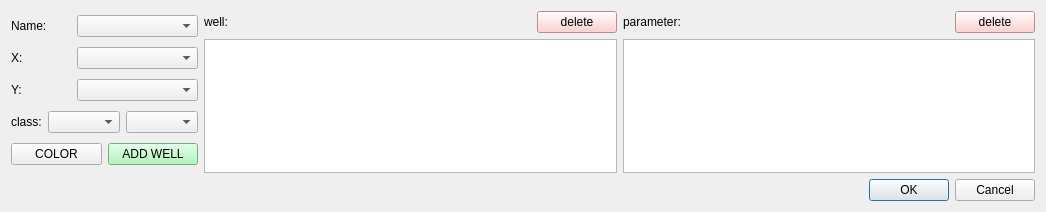
<?xml version="1.0" encoding="UTF-8"?>
<ui version="4.0">
 <class>GeochemLoader</class>
 <widget class="QWidget" name="GeochemLoader">
  <property name="geometry">
   <rect>
    <x>0</x>
    <y>0</y>
    <width>1046</width>
    <height>212</height>
   </rect>
  </property>
  <property name="windowTitle">
   <string>Geochem_loader</string>
  </property>
  <layout class="QGridLayout" name="gridLayout_12">
   <item row="0" column="0">
    <layout class="QGridLayout" name="gridLayout_11" columnstretch="1,3,3">
     <item row="0" column="0">
      <layout class="QGridLayout" name="gridLayout_8">
       <item row="0" column="0">
        <layout class="QGridLayout" name="gridLayout_5" columnstretch="1,2">
         <item row="0" column="0">
          <widget class="QLabel" name="label">
           <property name="text">
            <string>Name:</string>
           </property>
          </widget>
         </item>
         <item row="0" column="1">
          <widget class="QComboBox" name="comboBox_name"/>
         </item>
        </layout>
       </item>
       <item row="1" column="0">
        <layout class="QGridLayout" name="gridLayout_6" columnstretch="1,2">
         <item row="0" column="0">
          <widget class="QLabel" name="label_2">
           <property name="text">
            <string>X:</string>
           </property>
          </widget>
         </item>
         <item row="0" column="1">
          <widget class="QComboBox" name="comboBox_x"/>
         </item>
        </layout>
       </item>
       <item row="2" column="0">
        <layout class="QGridLayout" name="gridLayout_7" columnstretch="1,2">
         <item row="0" column="0">
          <widget class="QLabel" name="label_3">
           <property name="text">
            <string>Y:</string>
           </property>
          </widget>
         </item>
         <item row="0" column="1">
          <widget class="QComboBox" name="comboBox_y"/>
         </item>
        </layout>
       </item>
       <item row="3" column="0">
        <layout class="QGridLayout" name="gridLayout_3">
         <item row="0" column="0">
          <widget class="QLabel" name="label_4">
           <property name="text">
            <string>class:</string>
           </property>
          </widget>
         </item>
         <item row="0" column="1">
          <widget class="QComboBox" name="comboBox_class"/>
         </item>
         <item row="0" column="2">
          <widget class="QComboBox" name="comboBox_classes"/>
         </item>
        </layout>
       </item>
       <item row="4" column="0">
        <layout class="QGridLayout" name="gridLayout_4">
         <item row="0" column="0">
          <widget class="QPushButton" name="pushButton_color">
           <property name="text">
            <string>COLOR</string>
           </property>
          </widget>
         </item>
         <item row="0" column="1">
          <widget class="QPushButton" name="pushButton_add_well">
           <property name="styleSheet">
            <string notr="true">background-color: rgb(161, 245, 173);</string>
           </property>
           <property name="text">
            <string>ADD WELL</string>
           </property>
          </widget>
         </item>
        </layout>
       </item>
      </layout>
     </item>
     <item row="0" column="1">
      <layout class="QGridLayout" name="gridLayout_9">
       <item row="0" column="0">
        <layout class="QGridLayout" name="gridLayout_2" columnstretch="3,0">
         <item row="0" column="0">
          <widget class="QLabel" name="label_6">
           <property name="text">
            <string>well:</string>
           </property>
          </widget>
         </item>
         <item row="0" column="1">
          <widget class="QPushButton" name="pushButton_del_well">
           <property name="styleSheet">
            <string notr="true">background-color: rgb(253, 196, 196);</string>
           </property>
           <property name="text">
            <string>delete</string>
           </property>
          </widget>
         </item>
        </layout>
       </item>
       <item row="1" column="0">
        <widget class="QListWidget" name="listWidget_well"/>
       </item>
      </layout>
     </item>
     <item row="0" column="2">
      <layout class="QGridLayout" name="gridLayout_10">
       <item row="0" column="0">
        <layout class="QGridLayout" name="gridLayout" columnstretch="3,0">
         <item row="0" column="0">
          <widget class="QLabel" name="label_5">
           <property name="text">
            <string>parameter:</string>
           </property>
          </widget>
         </item>
         <item row="0" column="1">
          <widget class="QPushButton" name="pushButton_del_param">
           <property name="styleSheet">
            <string notr="true">background-color: rgb(253, 196, 196);</string>
           </property>
           <property name="text">
            <string>delete</string>
           </property>
          </widget>
         </item>
        </layout>
       </item>
       <item row="1" column="0">
        <widget class="QListWidget" name="listWidget_param"/>
       </item>
      </layout>
     </item>
    </layout>
   </item>
   <item row="1" column="0">
    <widget class="QDialogButtonBox" name="buttonBox">
     <property name="standardButtons">
      <set>QDialogButtonBox::Cancel|QDialogButtonBox::Ok</set>
     </property>
    </widget>
   </item>
  </layout>
 </widget>
 <resources/>
 <connections/>
</ui>
